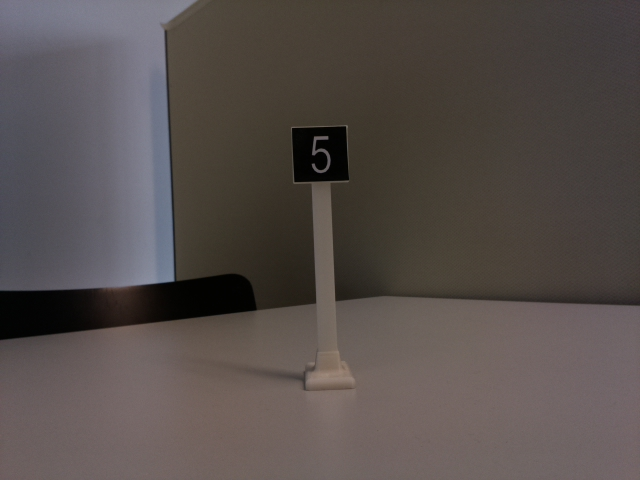
#> input picture Informatiker/Jupyter-Testskripts/images/image2_w640_h480_iso100_exsports.jpg, 640 x 480 px, found by its file name
$ jupyter execute detectSignal_HoughTrans.ipynb
#> lines starting #> are read from the running program, lines starting #| are printed output that depends on the picture; after the words box and inside, x2 and y2 are one past the last pixel; in counts of white or black regions, pixels touching at a corner belong together
[cell 1]
import math
import cv2 as cv
import numpy as np
import matplotlib as mpl
import matplotlib.pyplot as plt

# resolution of images in figure
mpl.rcParams['figure.dpi']= 200
# figure size in inches
mpl.rcParams["figure.figsize"] = [10,5]

src = cv.imread('images/image2_w640_h480_iso100_exsports.jpg', cv.IMREAD_GRAYSCALE)
#> src: shape (480, 640); min 1, max 144, mean 80.1

dst = cv.Canny(src, 50, 200, None, 3)
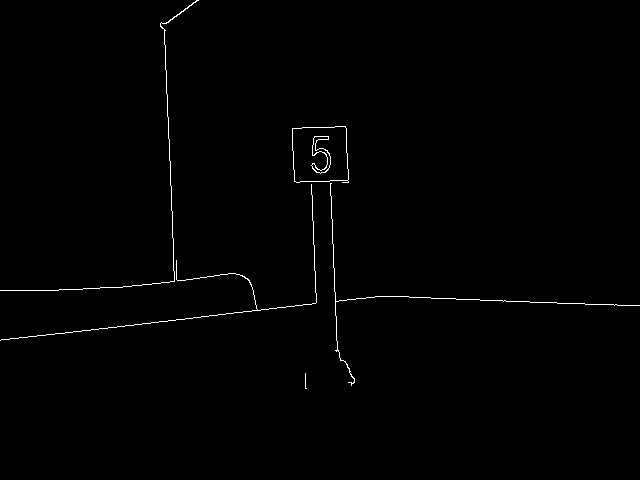
#> dst: shape (480, 640); 0.65% white in thin lines or dots, all inside (x1, y1, x2, y2) = (0, 0, 640, 389)

# Copy edges to the images that will display the results in BGR
cdst = cv.cvtColor(dst, cv.COLOR_GRAY2BGR)
cdstP = np.copy(cdst)

lines = cv.HoughLines(dst, 1, np.pi / 180, 150, None, 0, 0)
#> lines = [[283, 1.61]]

if lines is not None:
    for i in range(0, len(lines)):
        rho = lines[i][0][0]
        theta = lines[i][0][1]
        a = math.cos(theta)
        b = math.sin(theta)
        x0 = a * rho
        y0 = b * rho
        pt1 = (int(x0 + 1000*(-b)), int(y0 + 1000*(a)))
        pt2 = (int(x0 - 1000*(-b)), int(y0 - 1000*(a)))
        cv.line(cdst, pt1, pt2, (0,0,255), 3, cv.LINE_AA)
#> this loop made 1 pass
#> (rho, theta, a, b, x0, y0, pt1, pt2) on pass 1: (283, 1.61, -0.0349, 0.999, -9.88, 282.8, (-1009, 247), (989, 317))
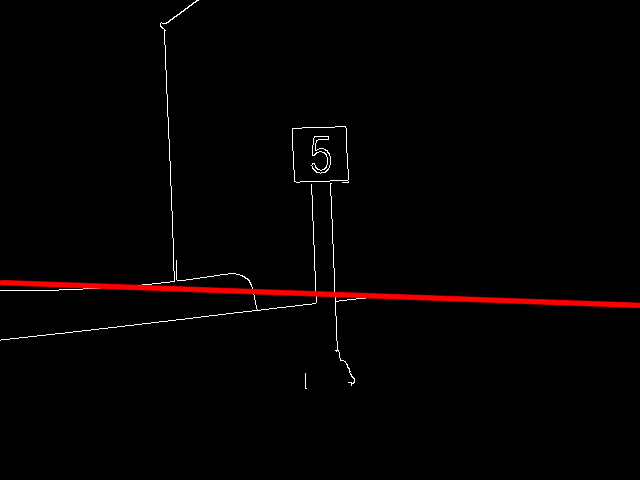
#> cdst: shape (480, 640, 3); mean B, G, R 1.4, 1.4, 4.2

linesP = cv.HoughLinesP(dst, 1, np.pi / 180, 50, None, 50, 10)
#> linesP = [[409, 297, 639, 305], [36, 336, 316, 302], [169, 139, 174, 281], [332, 219, 337, 350], [164, 23, 166, 93], [59, 289, 131, 286], [314, 245, 316, 301], [126, 286, 235, 273], [150, 323, 315, 303], [292, 128, 345, 126]]

if linesP is not None:
    for i in range(0, len(linesP)):
        l = linesP[i][0]
        cv.line(cdstP, (l[0], l[1]), (l[2], l[3]), (0,0,255), 3, cv.LINE_AA)
#> this loop made 10 passes
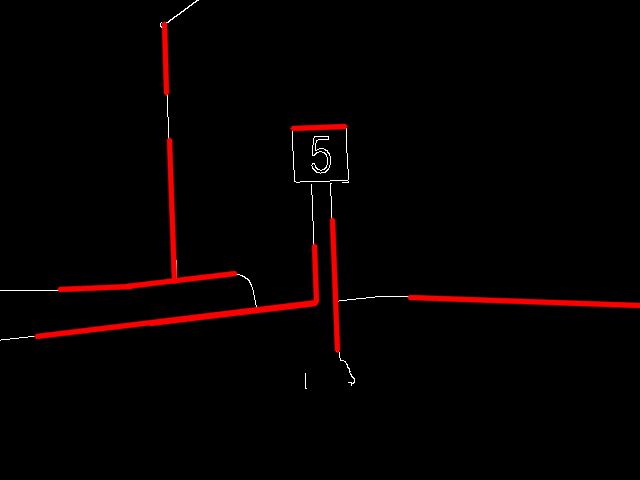
#> cdstP: shape (480, 640, 3); mean B, G, R 0.7, 0.7, 6

plt.subplot(1,3,1)
plt.imshow(src)
plt.subplot(1,3,2)
plt.imshow(cdst)
plt.subplot(1,3,3)
plt.imshow(cdstP)
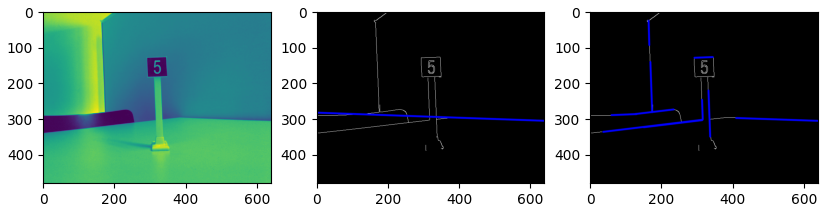
#> figure drawn by matplotlib, 3 panels; B, G, R data is drawn as R, G, B

$ run again, with Informatiker/Jupyter-Testskripts/images/image3_w1920_h1280_iso100_exsports.jpg copied over Informatiker/Jupyter-Testskripts/images/image2_w640_h480_iso100_exsports.jpg
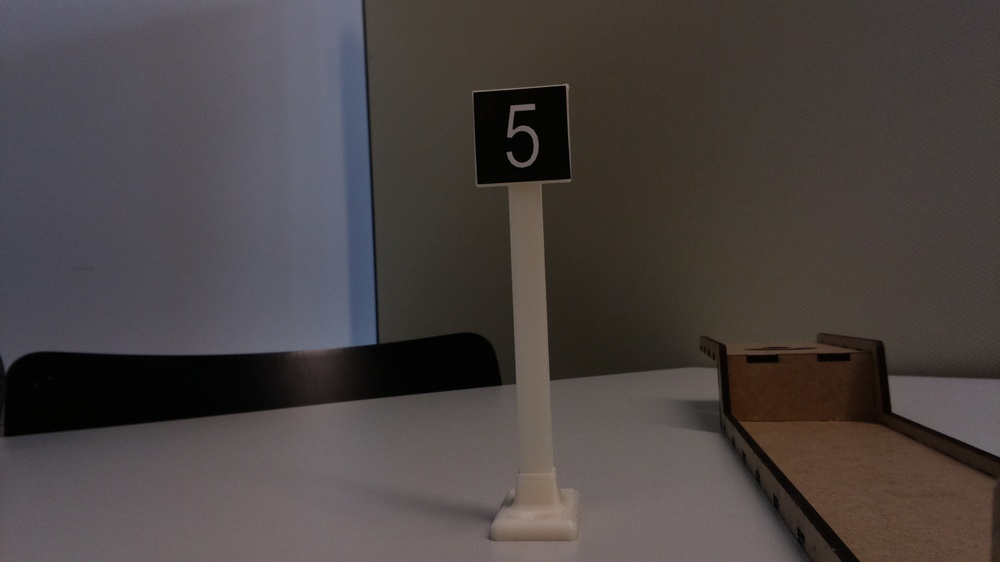
#> input picture Informatiker/Jupyter-Testskripts/images/image3_w1920_h1280_iso100_exsports.jpg, 1000 x 562 px, shrunk from 1920 x 1080 before the run, found by its file name
#> dst: shape (562, 1000); 0.91% white in thin lines or dots
#> lines = [[435, 1.47], [-281, 2.43]]
#> the loop `for i in range(0, len(lines)):` made 2 passes
#> (rho, theta, a, b, x0, y0, pt1, pt2) on passes 1 to 2: (435, 1.47, 0.105, 0.995, 45.47, 432.6, (-949, 537), (1039, 328)), (-281, 2.43, -0.755, 0.656, 212.1, -184.4, (-443, -939), (868, 570))
#> after the loop `for i in range(0, len(lines)):`:
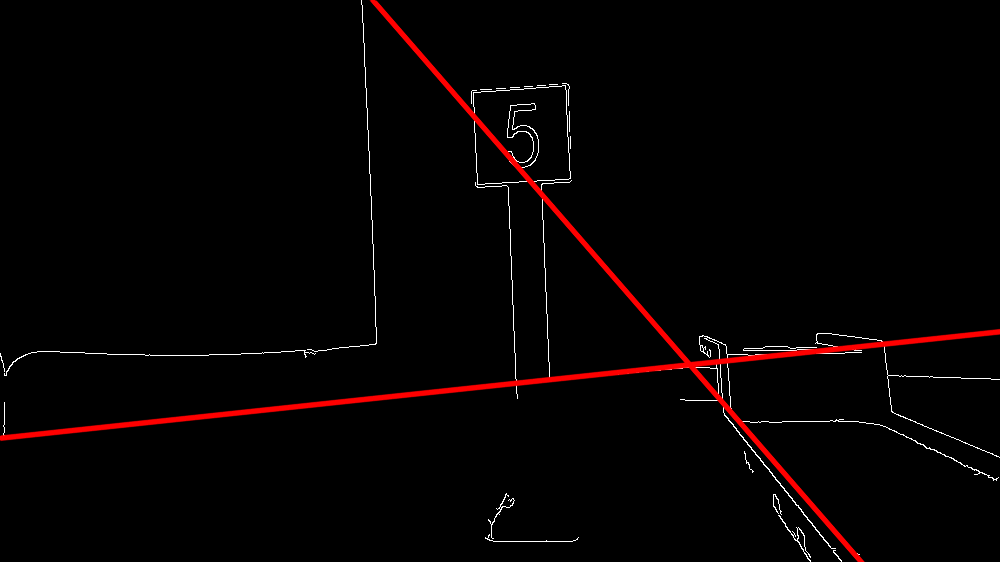
#> cdst: shape (562, 1000, 3); mean B, G, R 1.8, 1.8, 6
#> linesP = 28 rows, first 6: [13, 436, 515, 384], [719, 398, 860, 561], [718, 399, 859, 561], [546, 292, 549, 379], [556, 379, 696, 367], [724, 415, 841, 560]
#> the loop `for i in range(0, len(linesP)):` made 28 passes
#> after the loop `for i in range(0, len(linesP)):`:
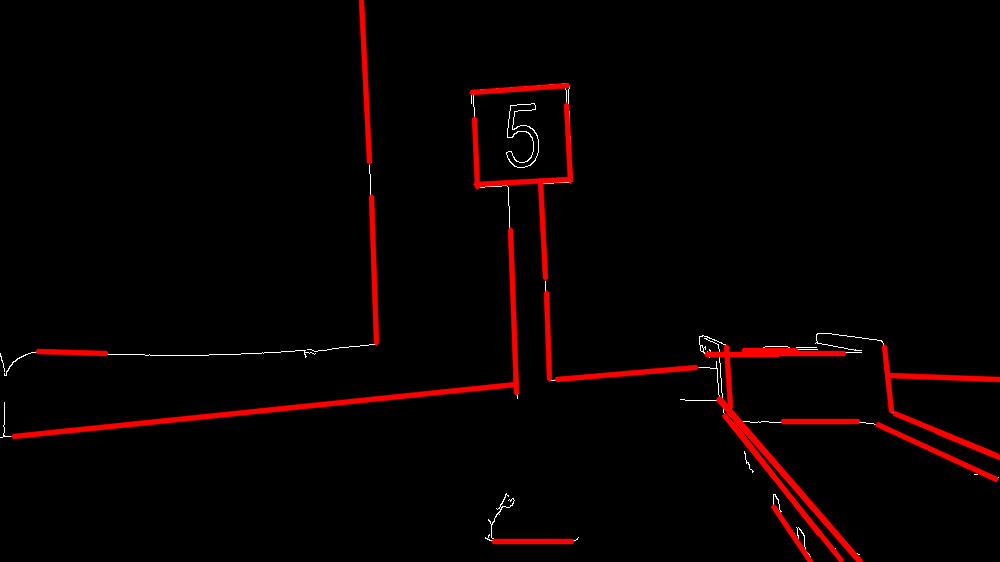
#> cdstP: shape (562, 1000, 3); mean B, G, R 0.7, 0.7, 8.3

$ run again, with Informatiker/Jupyter-Testskripts/images/image3_w640_h480_iso100_exsports.jpg copied over Informatiker/Jupyter-Testskripts/images/image2_w640_h480_iso100_exsports.jpg
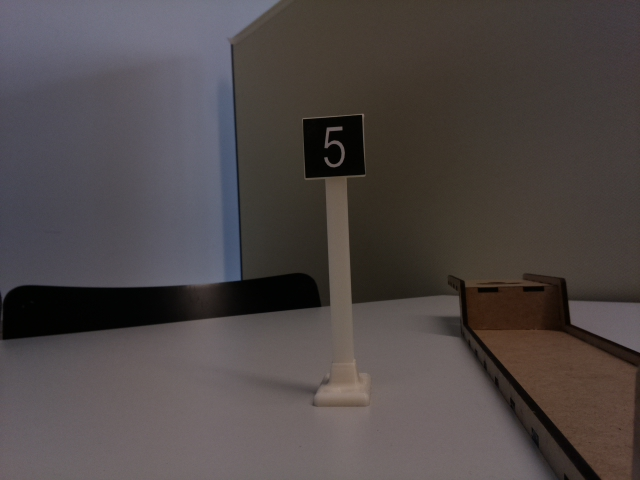
#> input picture Informatiker/Jupyter-Testskripts/images/image3_w640_h480_iso100_exsports.jpg, 640 x 480 px, found by its file name
#> dst: shape (480, 640); 1.2% white in thin lines or dots
#> lines = [[338, 1.47], [-140, 2.43], [-166, 2.48]]
#> the loop `for i in range(0, len(lines)):` made 3 passes
#> (rho, theta, a, b, x0, y0, pt1, pt2) on passes 1 to 3: (338, 1.47, 0.105, 0.995, 35.33, 336.1, (-959, 440), (1029, 231)), (-140, 2.43, -0.755, 0.656, 105.7, -91.85, (-550, -846), (761, 662)), (-166, 2.48, -0.788, 0.616, 130.8, -102.2, (-484, -890), (746, 685))
#> after the loop `for i in range(0, len(lines)):`:
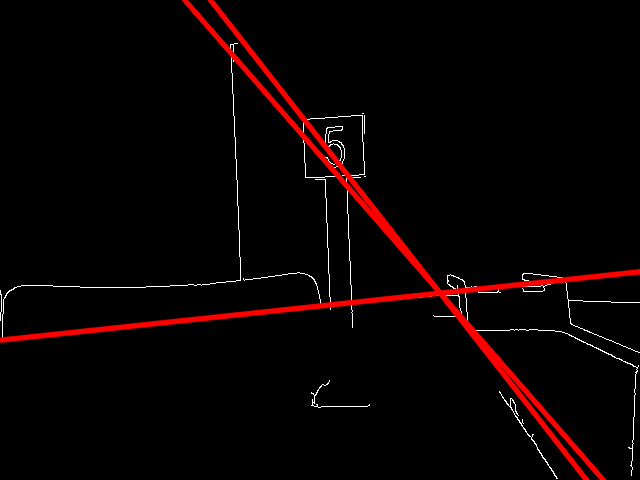
#> cdst: shape (480, 640, 3); mean B, G, R 2, 2, 9.8
#> linesP = 21 rows, first 6: [0, 340, 329, 305], [22, 338, 329, 306], [460, 315, 583, 457], [455, 316, 561, 447], [235, 137, 240, 280], [346, 175, 352, 327]
#> the loop `for i in range(0, len(linesP)):` made 21 passes
#> `[cell 1] import math import cv2 as cv import numpy as np import matplo..`:
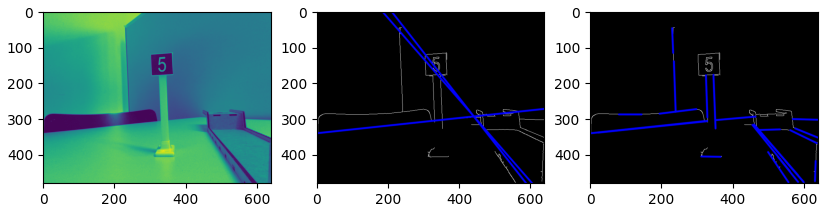
#> figure drawn by matplotlib, 3 panels; B, G, R data is drawn as R, G, B
